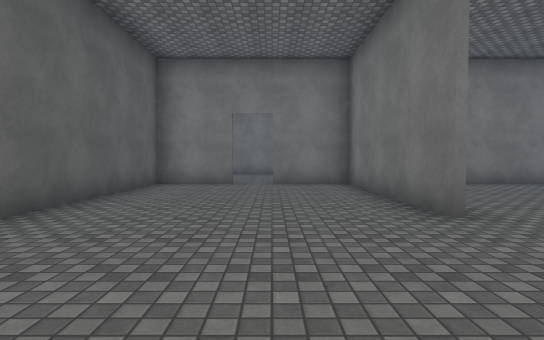
View 1 (above)

16 first-person views from a walk through a 3-D level made in the Unity game engine. The camera is 1.3 m above the floor, tilts 2° down and sees 80° across. The floor is counted in squares, 2 m on a side. Each view is taken from the middle of a square. On the plan, view 1 faces up. The plan holds only what a view shows up to about 10 squares ahead; the rest is blank. The place goes on beyond the plan. The player is left out. Door leaves are left out, so doorways stand open. Surface patterns are stand-ins for the level's own textures.

View 2
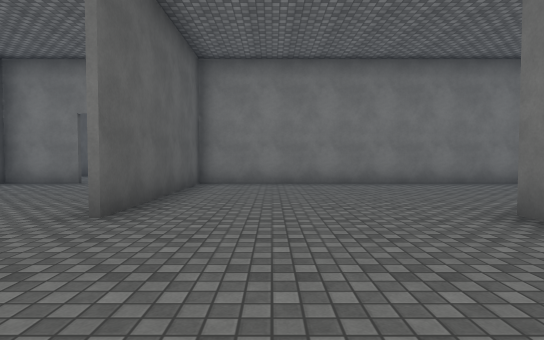

View 3
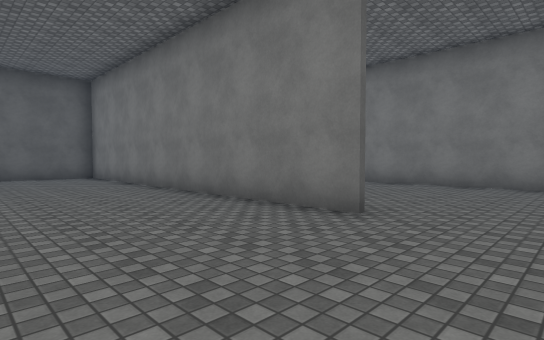

View 4
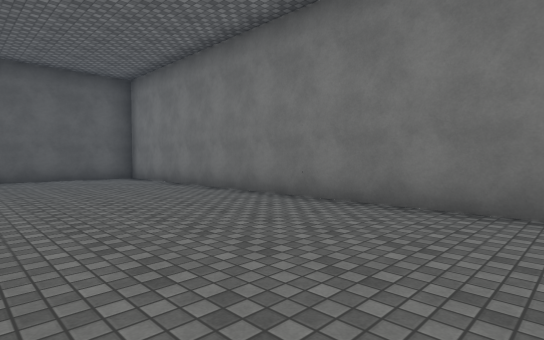

View 5
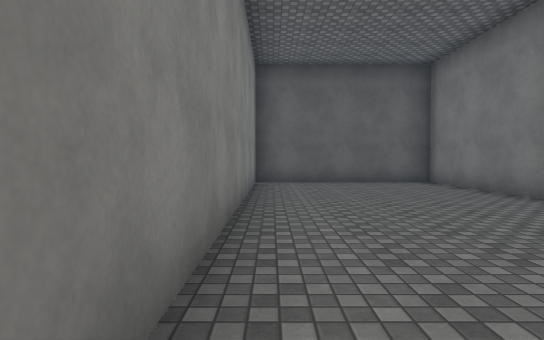

View 6
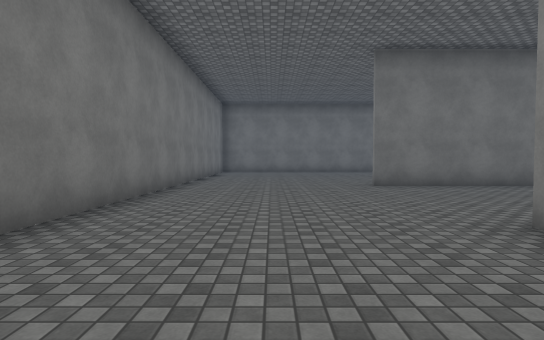

View 7
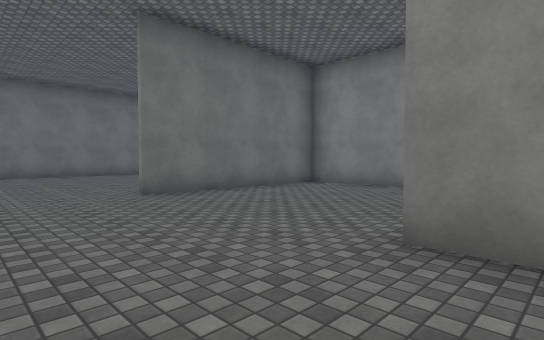

View 8
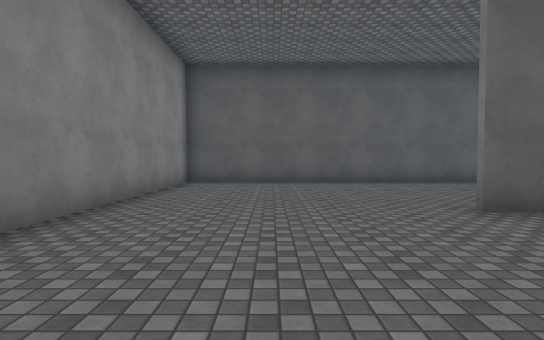

View 9
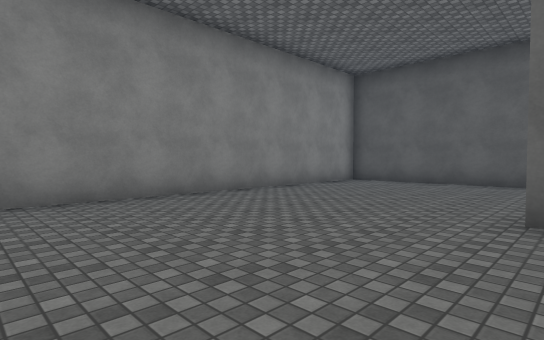

View 10
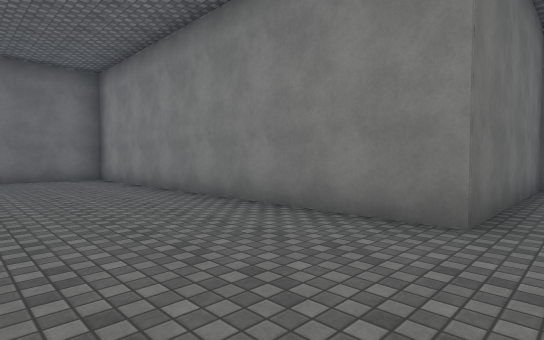

View 11
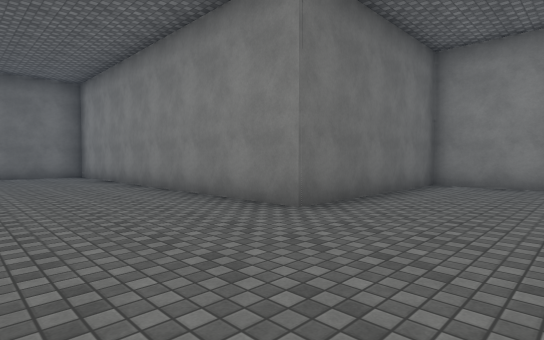

View 12
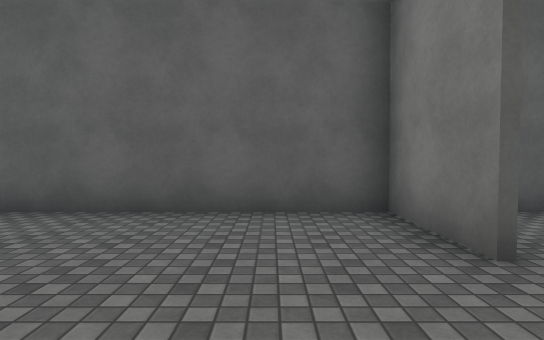

View 13
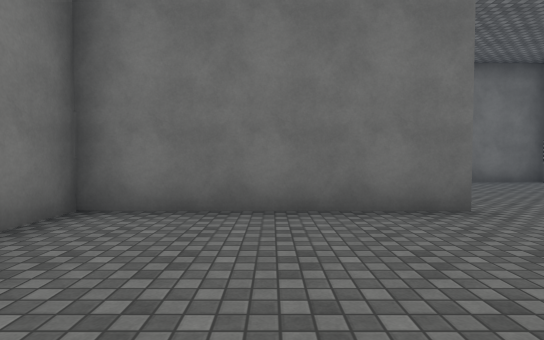

View 14
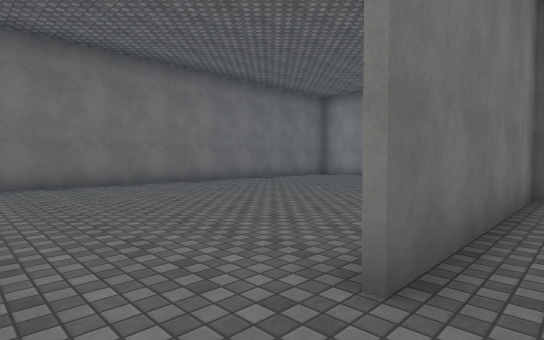

View 15
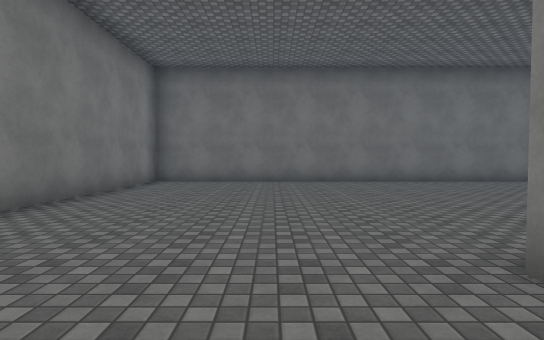

View 16
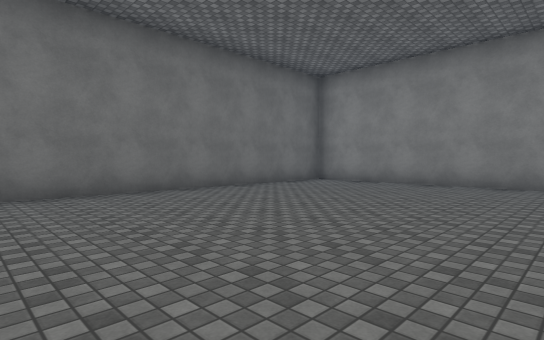

### Floor plan
Points are (right, up) in squares from view 1. A wall is a line through its corners. A room is listed if a view was taken in it or the views show most of it. See-through windows are left out.
Room 1 (views 1, 2, 3, 4, 5, 6, 7, 8, 9, 10, 11, 12, 13, 14, 15, 16)
walls: (2, 3.5) (2, 8.4) (-2.9, 8.4) (-2.9, -1.4) (6.8, -1.4) (6.8, 3.7) (16.7, 3.7) (16.7, 8.6); (18.6, -1.4) (23.9, -1.4); (12.1, 8.4) (2.1, 8.4); (2.2, 8.5) (12.1, 8.5); (24.2, -0.9) (24.2, 13.3) (2.1, 13.3) (2.1, 3.5)

Where each view was taken, in squares from view 1:
view 1: 0 up, 0 right, facing up
view 2: 0 up, 4 right, facing up
view 3: 5 up, 14 right, facing up-left
view 4: 9 up, 13 right, facing up-left
view 5: 9 up, 11 right, facing left
view 6: 11 up, 9 right, facing right
view 7: 11 up, 11 right, facing down-right
view 8: 1 up, 6 right, facing left
view 9: 4 up, 6 right, facing down-left
view 10: 7 up, 6 right, facing down-right
view 11: 7 up, 4 right, facing down-right
view 12: 7 up, 1 right, facing left
view 13: 6 up, 2 left, facing right
view 14: 10 up, 16 right, facing down-right
view 15: 10 up, 15 right, facing right
view 16: 7 up, 18 right, facing down-right
